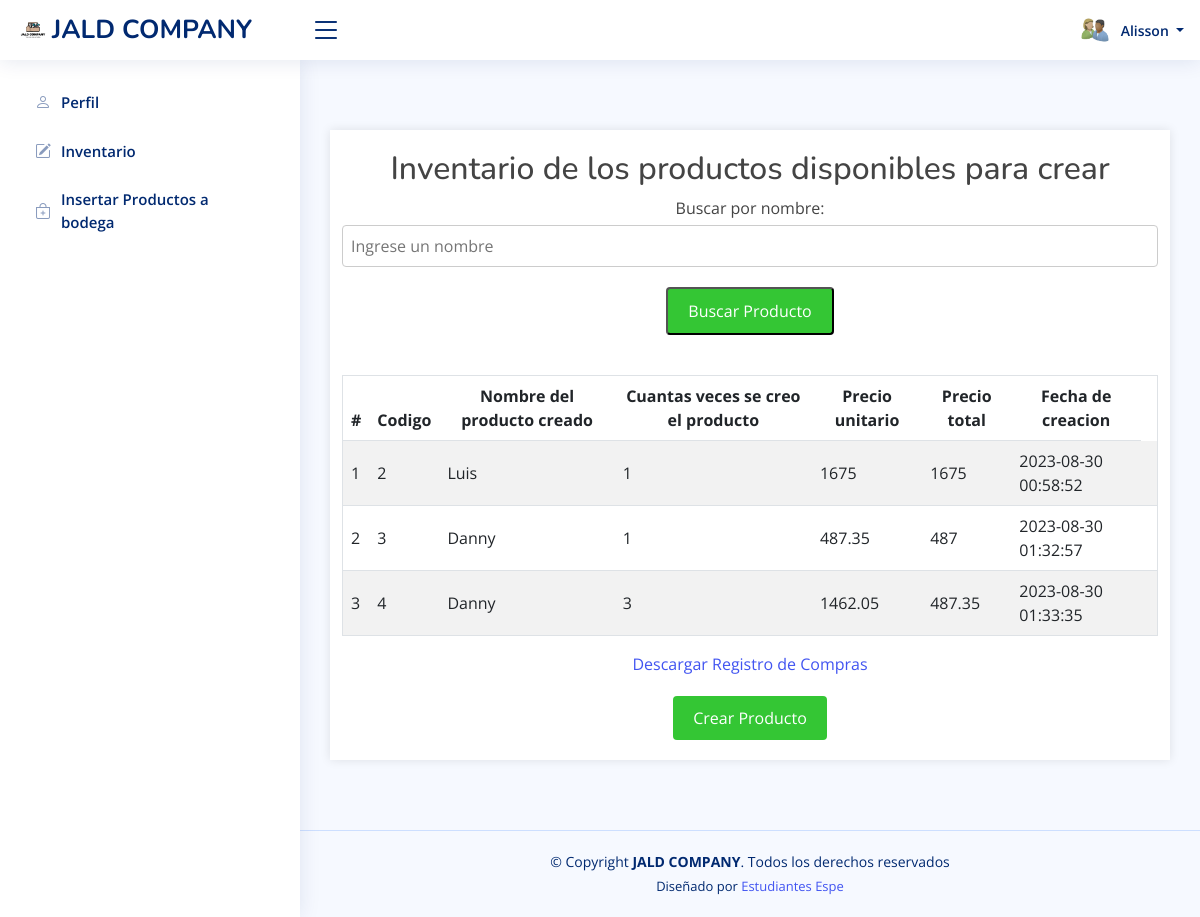
The app's page /ProyectoTercerParcial/php/ver_inventario2.php (signed in) with its own data.
### ProyectoTercerParcial/php/ver_inventario2.php (the view, shortened to what this page needs)
<?php
include('dbconnection.php');
?>
<!DOCTYPE html>
<html lang="en">
<head>
  <link rel="stylesheet" href="../css/estilo_productos.css">
  <link href="../vendor/bootstrap/css/bootstrap.min.css" rel="stylesheet">
  <link href="../vendor/bootstrap-icons/bootstrap-icons.css" rel="stylesheet">
  <link href="../vendor/boxicons/css/boxicons.min.css" rel="stylesheet">
  <link href="../vendor/quill/quill.snow.css" rel="stylesheet">
  <link href="../vendor/quill/quill.bubble.css" rel="stylesheet">
  <link href="../vendor/remixicon/remixicon.css" rel="stylesheet">
  <link href="../vendor/simple-datatables/style.css" rel="stylesheet">
  <link href="../css/stylebootstrap.css" rel="stylesheet">
</head>
<body>
  <header id="header" class="header fixed-top d-flex align-items-center">
    <div class="d-flex align-items-center justify-content-between">
      <a href="indexAdministrador.php" class="logo d-flex align-items-center">
        <img src="../img/logo.png" alt="">
        <span class="d-none d-lg-block">JALD COMPANY</span>
      </a>
      <i class="bi bi-list toggle-sidebar-btn"></i>
    </div>
    <nav class="header-nav ms-auto">
      <ul class="d-flex align-items-center">
        <li class="nav-item dropdown pe-3">
          <a class="nav-link nav-profile d-flex align-items-center pe-0" href="#" data-bs-toggle="dropdown">
            <img src="../img/profile-img.jpg" alt="Profile" class="rounded-circle">
            <span class="d-none d-md-block dropdown-toggle ps-2">
                <?php
                echo $_SESSION["nombre"];
                ?>
            </span>
          </a>
        </li>
      </ul>
    </nav>
  </header>
  <aside id="sidebar" class="sidebar">
    <ul class="sidebar-nav" id="sidebar-nav">
          <li class="nav-item">
              <a class="nav-link collapsed" href="users-profile.php">
                  <i class="bi bi-person"></i>
                  <span>Perfil</span>
              </a>
          </li>
          <?php if($_SESSION["id_cargo"] == 2 or $_SESSION["id_cargo"] == 3 or $_SESSION["id_cargo"] == 5 || strpos($_SESSION["roles"], '2') !== false or strpos($_SESSION["roles"], '3') !== false or strpos($_SESSION["roles"], '5') !== false):?>
              <li class="nav-item">
                  <a class="nav-link collapsed" href="index.php">
                      <i class="bi bi-pencil-square"></i>
                      <span>Inventario</span>
                  </a>
              </li>
          <?php endif; ?>
          <?php if($_SESSION["id_cargo"]==2 or $_SESSION["id_cargo"] == 5 || strpos($_SESSION["roles"], '2') !== false or strpos($_SESSION["roles"], '5') !== false):?>
              <li class="nav-item">
                  <a class="nav-link collapsed" href="insert.php">
                      <i class="bi bi-bag-plus"></i>
                      <span>Insertar Productos a bodega</span>
                  </a>
              </li>
          <?php endif; ?>
      </ul>
  </aside>
  <main id="main" class="main">
  <div class="container">
<h2>Inventario de los productos disponibles para crear</h2>
<table>
<form method="GET">
    <label for="nombre">Buscar por nombre: </label>
    <input type="text" name="nombre" id="nombre" placeholder="Ingrese un nombre">
    <button type="submit" class="create-product-btn">Buscar Producto</button>
</form>
<table class="table table-striped table-hover">
                    <thead>
                        <tr>
                            <th>#</th>
                            <th>Codigo </th>
                            <th>Nombre del producto creado </th>
                            <th>Cuantas veces se creo el producto</th>
                            <th>Precio unitario </th>
                            <th>Precio total</th>
                            <th>Fecha de creacion</th>
                        </tr>
                    </thead>
                    <tbody>
                        <?php
                        $filtro = "";
          $consulta = "SELECT * FROM creación" . $filtro;
            $ret = mysqli_query($con, $consulta);
       $cnt = 1;
               $row = mysqli_num_rows($ret);
                        if ($row > 0) {
                            while ($row = mysqli_fetch_array($ret)) {
                        ?>
                                <tr class="<?php echo $fila_clase; ?>">
                                    <td><?php echo $cnt; ?></td>
                                    <td><?php echo $row['id_creacion']; ?></td>
                                    <td><?php echo $row['nombre_producto']; ?>
                                    <td><?php echo $row['veces_creado']; ?></td>
                                    <td><?php echo $row['precio_total']; ?></td>
                                    <td><?php echo $row['precio_invdividual']; ?></td>
                                    <td><?php echo $row['fecha'];?></td>
                                    <td>
                                    </td>
                                </tr>
                        <?php
                                $cnt = $cnt + 1;
                            }
                        } else {
                        ?>
                            <tr>
                                <th style="text-align:center; color:red;" colspan="6">No hay productos registrados </th>
                            </tr>
                        <?php } ?>
                    </tbody>
                </table>
<a href="generar_csv.php" class="download-link">Descargar Registro de Compras</a>
<a href="index_despacho.php" class="create-product-btn">Crear Producto</a>
</div>
  </main>
  <footer id="footer" class="footer">
    <div class="copyright">
      &copy; Copyright <strong><span>JALD COMPANY</span></strong>. Todos los derechos reservados
    </div>
    <div class="credits">
      Diseñado por <a href="https://www.espe.edu.ec/">Estudiantes Espe</a>
    </div>
  </footer>
</body>
</html>

### ProyectoTercerParcial/css/estilo_productos.css (style rules this page uses)
body { font-family: Arial, sans-serif; background-color: #f4f4f4; margin: 0; padding: 0; }
.container { width: 100%; max-width: 600px; margin: 50px auto; padding: 20px; background-color: #fff; box-shadow: 0 0 10px rgba(0, 0, 0, 0.1); display: flex; flex-direction: column; align-items: center; }
h2 { text-align: center; margin-bottom: 20px; width: 100%; }
label { display: block; margin-bottom: 5px; }
input[type="text"], input[type="number"] { width: 100%; padding: 8px; border: 1px solid #ccc; border-radius: 4px; }
table { width: 100%; border-collapse: collapse; margin-top: 20px; }
table, th, td { border: 1px solid #ddd; }
th, td { padding: 8px 12px; text-align: left; }
th { background-color: #f2f2f2; }
.view-inventory-btn, .create-product-btn, .materials-btn { display: inline-block; margin-top: 20px; padding: 10px 20px; color: white; text-decoration: none; border-radius: 4px; transition: background-color 0.3s ease; }
.create-product-btn { background-color: #34c634; }
table form { display: flex; flex-direction: column; align-items: center; }
table th { padding: 10px; text-align: center; }
table td { padding: 10px; vertical-align: middle; }

### records on screen
creación: id_creacion "2", nombre_producto "Luis", veces_creado "1", precio_total "1675", precio_invdividual "1675", fecha "2023-08-30 00:58:52"
creación: id_creacion "3", nombre_producto "Danny", veces_creado "1", precio_total "487.35", precio_invdividual "487", fecha "2023-08-30 01:32:57"
creación: id_creacion "4", nombre_producto "Danny", veces_creado "3", precio_total "1462.05", precio_invdividual "487.35", fecha "2023-08-30 01:33:35"

### other values on screen
$_SESSION["nombre"] "Alisson"
